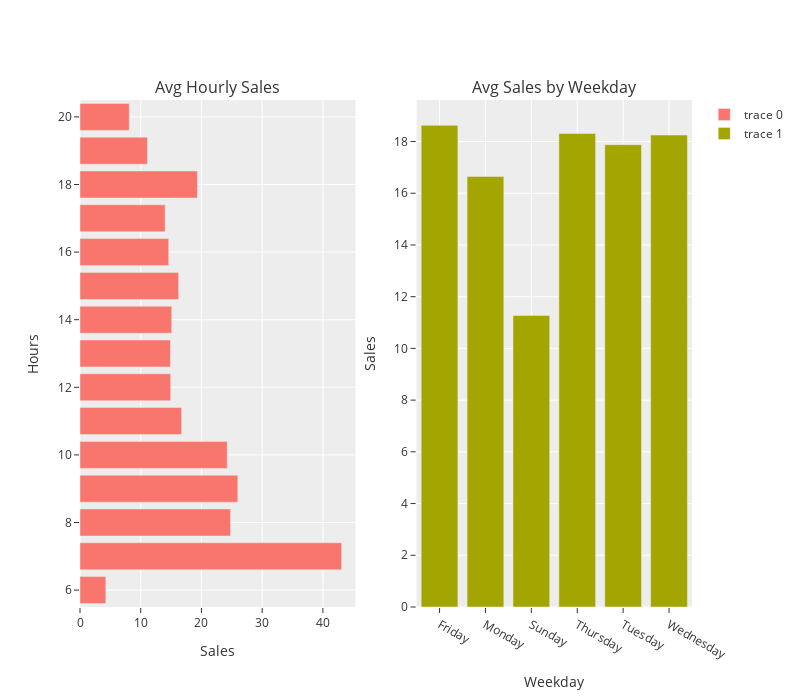

Here is the notebook cell this chart was saved with:
### Code cell
sales_by_hour = data.groupby(by='Hour')['Sales'].mean().reset_index()
sales_by_weekday = data.groupby(by='weekday')['Sales'].mean().reset_index()

fig = make_subplots(rows=1, cols=2,subplot_titles=("Avg Hourly Sales", "Avg Sales by Weekday"))
fig.add_trace(go.Bar(y=sales_by_hour.Hour, x=sales_by_hour.Sales,orientation='h'),row=1, col=1)
fig.add_trace(go.Bar(x=sales_by_weekday.weekday, y=sales_by_weekday.Sales),row=1, col=2)
fig.update_layout(height=700, width=800,template='ggplot2')
fig.update_xaxes(title_text="Sales", row=1, col=1)
fig.update_xaxes(title_text="Weekday", row=1, col=2)
fig.update_yaxes(title_text="Hours", row=1, col=1)
fig.update_yaxes(title_text="Sales", row=1, col=2)
fig.show()

del [sales_by_hour,sales_by_weekday]

### Figure 1 — Plotly figure (JSON) as saved in the notebook; plotly's stock layout.template omitted (floating-point values rounded to 4 significant figures)
{"data": [{"orientation": "h", "type": "bar", "x": [4.25, 43.08, 24.79, 25.99, 24.24, 16.73, 14.94, 14.89, 15.1, 16.24, 14.61, 14.02, 19.33, 11.11, 8.108], "xaxis": "x", "y": [6, 7, 8, 9, 10, 11, 12, 13, 14, 15, 16, 17, 18, 19, 20], "yaxis": "y"}, {"type": "bar", "x": ["Friday", "Monday", "Sunday", "Thursday", "Tuesday", "Wednesday"], "xaxis": "x2", "y": [18.63, 16.65, 11.27, 18.32, 17.88, 18.25], "yaxis": "y2"}], "layout": {"annotations": [{"font": {"size": 16}, "showarrow": false, "text": "Avg Hourly Sales", "x": 0.225, "xanchor": "center", "xref": "paper", "y": 1, "yanchor": "bottom", "yref": "paper"}, {"font": {"size": 16}, "showarrow": false, "text": "Avg Sales by Weekday", "x": 0.775, "xanchor": "center", "xref": "paper", "y": 1, "yanchor": "bottom", "yref": "paper"}], "height": 700, "width": 800, "xaxis": {"anchor": "y", "domain": [0, 0.45], "title": {"text": "Sales"}}, "xaxis2": {"anchor": "y2", "domain": [0.55, 1], "title": {"text": "Weekday"}}, "yaxis": {"anchor": "x", "domain": [0, 1], "title": {"text": "Hours"}}, "yaxis2": {"anchor": "x2", "domain": [0, 1], "title": {"text": "Sales"}}}}
